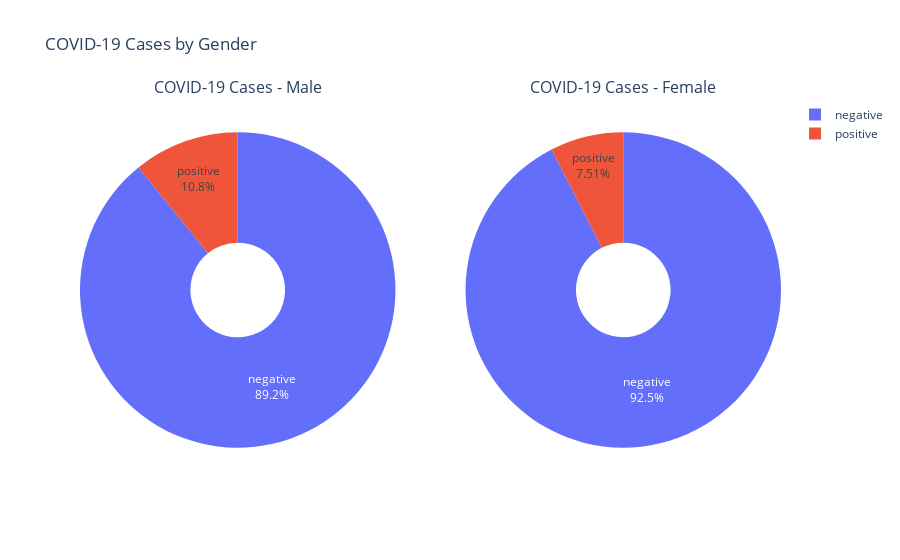

The notebook cell saved with this chart:
### Markdown cell above
- Here cleary see

### Code cell
counts = covid19_data.groupby(['Sex', 'Corona']).size().reset_index(name='Count')

# Filter data for male and female
male_data = counts[counts['Sex'] == 'male']
female_data = counts[counts['Sex'] == 'female']

# Create subplots
fig = make_subplots(rows=1, cols=2, specs=[[{'type': 'domain'}, {'type': 'domain'}]],subplot_titles=('COVID-19 Cases - Male', 'COVID-19 Cases - Female'))

# Create pie chart for Male
fig.add_trace(go.Pie(labels=male_data['Corona'],
                     values=male_data['Count'],
                     textinfo='percent+label', hole=0.3, name='Male'),
              row=1, col=1)

# Create pie chart for Female
fig.add_trace(go.Pie(labels=female_data['Corona'],
                     values=female_data['Count'],
                     textinfo='percent+label', hole=0.3, name='Female'),
              row=1, col=2)

# Update layout to show the legend
fig.update_layout(title='COVID-19 Cases by Gender', showlegend=True)

# Show the plot
fig.show()

### Figure 1 — Plotly figure (JSON) as saved in the notebook; plotly's stock layout.template omitted (floating-point values rounded to 4 significant figures)
{"data": [{"domain": {"x": [0, 0.45], "y": [0, 1]}, "hole": 0.3, "labels": ["negative", "positive"], "name": "Male", "textinfo": "percent+label", "type": "pie", "values": [22091, 2684]}, {"domain": {"x": [0.55, 1], "y": [0, 1]}, "hole": 0.3, "labels": ["negative", "positive"], "name": "Female", "textinfo": "percent+label", "type": "pie", "values": [36713, 2980]}], "layout": {"annotations": [{"font": {"size": 16}, "showarrow": false, "text": "COVID-19 Cases - Male", "x": 0.225, "xanchor": "center", "xref": "paper", "y": 1, "yanchor": "bottom", "yref": "paper"}, {"font": {"size": 16}, "showarrow": false, "text": "COVID-19 Cases - Female", "x": 0.775, "xanchor": "center", "xref": "paper", "y": 1, "yanchor": "bottom", "yref": "paper"}], "showlegend": true, "title": {"text": "COVID-19 Cases by Gender"}}}
